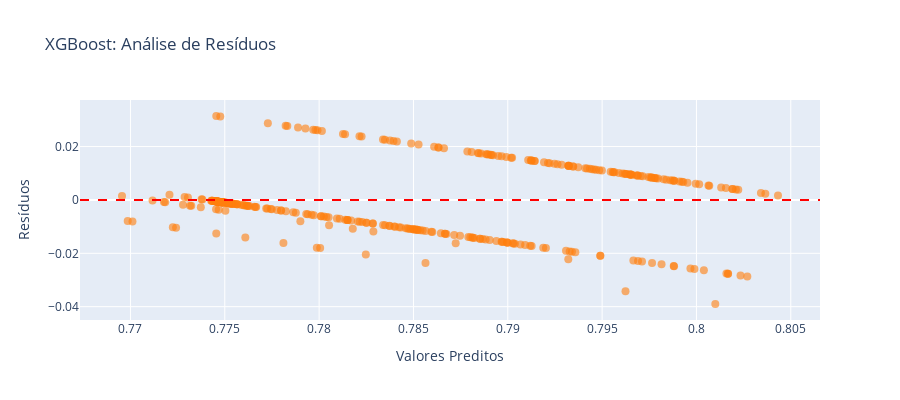

The code cell stored with this chart in its notebook:
### Code cell
# Análise de resíduos do XGBoost
residuos_xgb = y_test - y_test_pred_xgb

fig_xgb_resid = go.Figure()
fig_xgb_resid.add_trace(go.Scatter(
    x=y_test_pred_xgb,
    y=residuos_xgb,
    mode='markers',
    marker=dict(size=8, color='rgba(255, 127, 14, 0.6)'),
    name='Resíduos'
))
fig_xgb_resid.add_hline(y=0, line_dash='dash', line_color='red')
fig_xgb_resid.update_layout(
    title='XGBoost: Análise de Resíduos',
    xaxis_title='Valores Preditos',
    yaxis_title='Resíduos',
    height=400
)
fig_xgb_resid.show()

### Figure 1 — Plotly figure (JSON) as saved in the notebook; plotly's stock layout.template omitted (floating-point values rounded to 4 significant figures; data arrays with more than 128 entries replaced by an {"elided": "..."} marker saying what was removed)
{"data": [{"marker": {"color": "rgba(255, 127, 14, 0.6)", "size": 8}, "mode": "markers", "name": "Resíduos", "type": "scatter", "x": {"elided": "333 float values"}, "y": {"elided": "333 float values"}}], "layout": {"height": 400, "shapes": [{"line": {"color": "red", "dash": "dash"}, "type": "line", "x0": 0, "x1": 1, "xref": "x domain", "y0": 0, "y1": 0, "yref": "y"}], "title": {"text": "XGBoost: Análise de Resíduos"}, "xaxis": {"title": {"text": "Valores Preditos"}}, "yaxis": {"title": {"text": "Resíduos"}}}}
